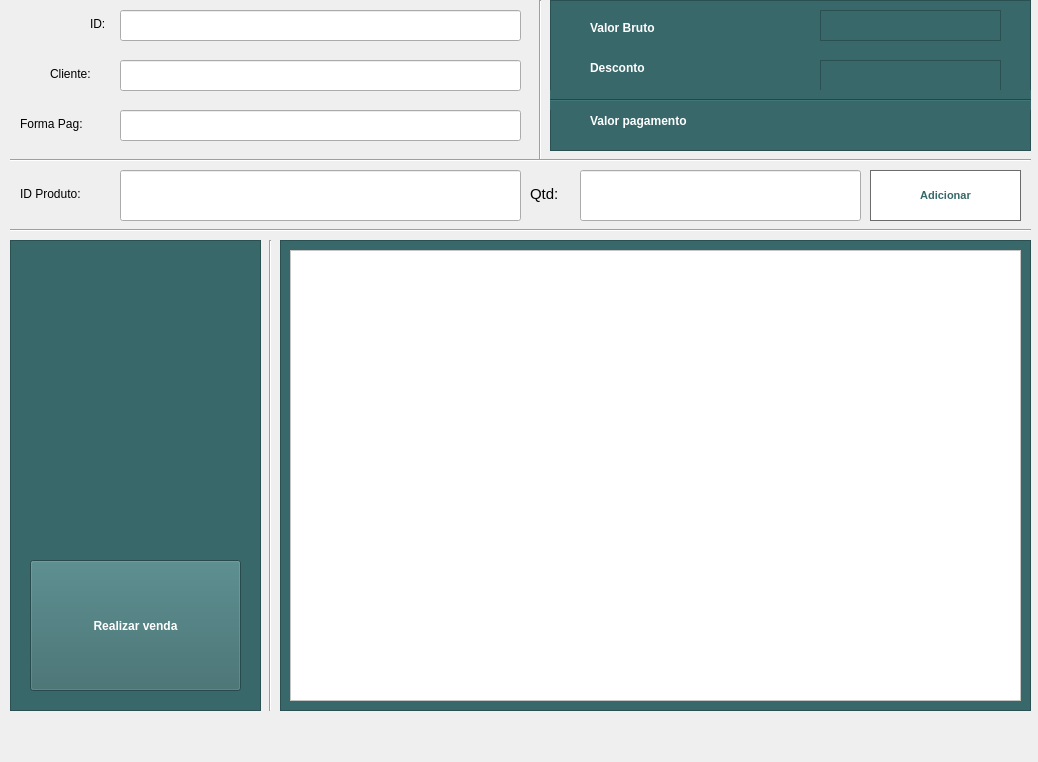
<?xml version="1.0" encoding="UTF-8"?>
<ui version="4.0">
 <class>Form</class>
 <widget class="QWidget" name="Form">
  <property name="geometry">
   <rect>
    <x>0</x>
    <y>0</y>
    <width>1038</width>
    <height>762</height>
   </rect>
  </property>
  <property name="sizePolicy">
   <sizepolicy hsizetype="Fixed" vsizetype="Preferred">
    <horstretch>0</horstretch>
    <verstretch>0</verstretch>
   </sizepolicy>
  </property>
  <property name="windowTitle">
   <string>Form</string>
  </property>
  <widget class="QLabel" name="label_6">
   <property name="geometry">
    <rect>
     <x>50</x>
     <y>60</y>
     <width>61</width>
     <height>28</height>
    </rect>
   </property>
   <property name="styleSheet">
    <string notr="true">font: 11pt &quot;Segoe UI&quot;;</string>
   </property>
   <property name="text">
    <string>Cliente:</string>
   </property>
  </widget>
  <widget class="QLineEdit" name="input_id_funcionario">
   <property name="geometry">
    <rect>
     <x>120</x>
     <y>10</y>
     <width>401</width>
     <height>31</height>
    </rect>
   </property>
  </widget>
  <widget class="QLineEdit" name="input_id_forma_pagamento">
   <property name="geometry">
    <rect>
     <x>120</x>
     <y>110</y>
     <width>401</width>
     <height>31</height>
    </rect>
   </property>
  </widget>
  <widget class="Line" name="line_2">
   <property name="geometry">
    <rect>
     <x>10</x>
     <y>220</y>
     <width>1021</width>
     <height>20</height>
    </rect>
   </property>
   <property name="orientation">
    <enum>Qt::Horizontal</enum>
   </property>
  </widget>
  <widget class="QLabel" name="label_3">
   <property name="geometry">
    <rect>
     <x>90</x>
     <y>10</y>
     <width>21</width>
     <height>28</height>
    </rect>
   </property>
   <property name="styleSheet">
    <string notr="true">font: 11pt &quot;Segoe UI&quot;;</string>
   </property>
   <property name="text">
    <string>ID:</string>
   </property>
  </widget>
  <widget class="QLineEdit" name="input_id_cliente">
   <property name="geometry">
    <rect>
     <x>120</x>
     <y>60</y>
     <width>401</width>
     <height>31</height>
    </rect>
   </property>
  </widget>
  <widget class="QLabel" name="label_10">
   <property name="geometry">
    <rect>
     <x>20</x>
     <y>110</y>
     <width>91</width>
     <height>28</height>
    </rect>
   </property>
   <property name="styleSheet">
    <string notr="true">font: 11pt &quot;Segoe UI&quot;;</string>
   </property>
   <property name="text">
    <string>Forma Pag:</string>
   </property>
  </widget>
  <widget class="QFrame" name="frame">
   <property name="geometry">
    <rect>
     <x>550</x>
     <y>0</y>
     <width>481</width>
     <height>151</height>
    </rect>
   </property>
   <property name="styleSheet">
    <string notr="true">background-color: rgb(56, 104, 106);</string>
   </property>
   <property name="frameShape">
    <enum>QFrame::StyledPanel</enum>
   </property>
   <property name="frameShadow">
    <enum>QFrame::Raised</enum>
   </property>
   <widget class="QFrame" name="frame_valor_bruto">
    <property name="geometry">
     <rect>
      <x>270</x>
      <y>10</y>
      <width>181</width>
      <height>31</height>
     </rect>
    </property>
    <property name="frameShape">
     <enum>QFrame::StyledPanel</enum>
    </property>
    <property name="frameShadow">
     <enum>QFrame::Raised</enum>
    </property>
   </widget>
   <widget class="QFrame" name="frame_valor_desconto">
    <property name="geometry">
     <rect>
      <x>270</x>
      <y>60</y>
      <width>181</width>
      <height>31</height>
     </rect>
    </property>
    <property name="frameShape">
     <enum>QFrame::StyledPanel</enum>
    </property>
    <property name="frameShadow">
     <enum>QFrame::Raised</enum>
    </property>
   </widget>
   <widget class="QLabel" name="label_2">
    <property name="geometry">
     <rect>
      <x>40</x>
      <y>20</y>
      <width>111</width>
      <height>16</height>
     </rect>
    </property>
    <property name="font">
     <font>
      <pointsize>9</pointsize>
      <weight>75</weight>
      <bold>true</bold>
     </font>
    </property>
    <property name="styleSheet">
     <string notr="true">QLabel {color: rgb(255, 255, 255)}</string>
    </property>
    <property name="text">
     <string>Valor Bruto</string>
    </property>
   </widget>
   <widget class="QLabel" name="label_12">
    <property name="geometry">
     <rect>
      <x>40</x>
      <y>60</y>
      <width>71</width>
      <height>16</height>
     </rect>
    </property>
    <property name="font">
     <font>
      <pointsize>9</pointsize>
      <weight>75</weight>
      <bold>true</bold>
     </font>
    </property>
    <property name="styleSheet">
     <string notr="true">QLabel {color: rgb(255, 255, 255)}</string>
    </property>
    <property name="text">
     <string>Desconto</string>
    </property>
   </widget>
   <widget class="QLabel" name="label_13">
    <property name="geometry">
     <rect>
      <x>40</x>
      <y>110</y>
      <width>131</width>
      <height>21</height>
     </rect>
    </property>
    <property name="font">
     <font>
      <pointsize>9</pointsize>
      <weight>75</weight>
      <bold>true</bold>
     </font>
    </property>
    <property name="styleSheet">
     <string notr="true">QLabel {color: rgb(255, 255, 255)}</string>
    </property>
    <property name="text">
     <string>Valor pagamento</string>
    </property>
   </widget>
   <widget class="Line" name="line_3">
    <property name="geometry">
     <rect>
      <x>0</x>
      <y>90</y>
      <width>481</width>
      <height>20</height>
     </rect>
    </property>
    <property name="styleSheet">
     <string notr="true">QLabel {color: rgb(255, 255, 255)}</string>
    </property>
    <property name="orientation">
     <enum>Qt::Horizontal</enum>
    </property>
   </widget>
   <widget class="QLabel" name="label_valor_pagamento">
    <property name="geometry">
     <rect>
      <x>330</x>
      <y>115</y>
      <width>111</width>
      <height>21</height>
     </rect>
    </property>
    <property name="font">
     <font>
      <pointsize>10</pointsize>
     </font>
    </property>
    <property name="text">
     <string/>
    </property>
   </widget>
  </widget>
  <widget class="QFrame" name="frame_5">
   <property name="geometry">
    <rect>
     <x>280</x>
     <y>240</y>
     <width>751</width>
     <height>471</height>
    </rect>
   </property>
   <property name="styleSheet">
    <string notr="true">background-color: rgb(56, 104, 106);</string>
   </property>
   <property name="frameShape">
    <enum>QFrame::StyledPanel</enum>
   </property>
   <property name="frameShadow">
    <enum>QFrame::Raised</enum>
   </property>
   <widget class="QFrame" name="frame_9">
    <property name="geometry">
     <rect>
      <x>10</x>
      <y>10</y>
      <width>731</width>
      <height>451</height>
     </rect>
    </property>
    <property name="styleSheet">
     <string notr="true">background-color: rgb(255, 255, 255);</string>
    </property>
    <property name="frameShape">
     <enum>QFrame::StyledPanel</enum>
    </property>
    <property name="frameShadow">
     <enum>QFrame::Raised</enum>
    </property>
    <widget class="QListWidget" name="listWidget_produto">
     <property name="geometry">
      <rect>
       <x>0</x>
       <y>0</y>
       <width>731</width>
       <height>451</height>
      </rect>
     </property>
     <property name="font">
      <font>
       <pointsize>10</pointsize>
      </font>
     </property>
     <property name="autoFillBackground">
      <bool>false</bool>
     </property>
     <property name="frameShadow">
      <enum>QFrame::Plain</enum>
     </property>
     <property name="showDropIndicator" stdset="0">
      <bool>true</bool>
     </property>
    </widget>
   </widget>
  </widget>
  <widget class="QFrame" name="frame_7">
   <property name="geometry">
    <rect>
     <x>10</x>
     <y>240</y>
     <width>251</width>
     <height>471</height>
    </rect>
   </property>
   <property name="styleSheet">
    <string notr="true">background-color: rgb(56, 104, 106);</string>
   </property>
   <property name="frameShape">
    <enum>QFrame::StyledPanel</enum>
   </property>
   <property name="frameShadow">
    <enum>QFrame::Raised</enum>
   </property>
   <widget class="QPushButton" name="pushButton_venda">
    <property name="geometry">
     <rect>
      <x>20</x>
      <y>320</y>
      <width>211</width>
      <height>131</height>
     </rect>
    </property>
    <property name="font">
     <font>
      <pointsize>9</pointsize>
      <weight>75</weight>
      <bold>true</bold>
      <kerning>true</kerning>
     </font>
    </property>
    <property name="autoFillBackground">
     <bool>false</bool>
    </property>
    <property name="styleSheet">
     <string notr="true">color: rgb(255, 255, 255)</string>
    </property>
    <property name="text">
     <string>Realizar venda</string>
    </property>
   </widget>
  </widget>
  <widget class="Line" name="line_4">
   <property name="geometry">
    <rect>
     <x>260</x>
     <y>240</y>
     <width>20</width>
     <height>471</height>
    </rect>
   </property>
   <property name="font">
    <font>
     <pointsize>20</pointsize>
     <weight>75</weight>
     <bold>true</bold>
    </font>
   </property>
   <property name="orientation">
    <enum>Qt::Vertical</enum>
   </property>
  </widget>
  <widget class="Line" name="line_5">
   <property name="geometry">
    <rect>
     <x>530</x>
     <y>0</y>
     <width>20</width>
     <height>161</height>
    </rect>
   </property>
   <property name="font">
    <font>
     <pointsize>20</pointsize>
     <weight>75</weight>
     <bold>true</bold>
    </font>
   </property>
   <property name="orientation">
    <enum>Qt::Vertical</enum>
   </property>
  </widget>
  <widget class="Line" name="line_6">
   <property name="geometry">
    <rect>
     <x>10</x>
     <y>150</y>
     <width>1021</width>
     <height>20</height>
    </rect>
   </property>
   <property name="orientation">
    <enum>Qt::Horizontal</enum>
   </property>
  </widget>
  <widget class="QLineEdit" name="input_id_produto">
   <property name="geometry">
    <rect>
     <x>120</x>
     <y>170</y>
     <width>401</width>
     <height>51</height>
    </rect>
   </property>
   <property name="text">
    <string notr="true"/>
   </property>
  </widget>
  <widget class="QPushButton" name="pushButton_item_venda">
   <property name="geometry">
    <rect>
     <x>870</x>
     <y>170</y>
     <width>151</width>
     <height>51</height>
    </rect>
   </property>
   <property name="font">
    <font>
     <pointsize>8</pointsize>
     <weight>75</weight>
     <bold>true</bold>
    </font>
   </property>
   <property name="styleSheet">
    <string notr="true">background-color: rgb(255, 255, 255);
color: rgb(56, 104, 106);
border:1px solid rgb(107, 107, 107);
</string>
   </property>
   <property name="text">
    <string notr="true">Adicionar</string>
   </property>
  </widget>
  <widget class="QLabel" name="label_4">
   <property name="geometry">
    <rect>
     <x>20</x>
     <y>180</y>
     <width>91</width>
     <height>28</height>
    </rect>
   </property>
   <property name="styleSheet">
    <string notr="true">font: 11pt &quot;Segoe UI&quot;;</string>
   </property>
   <property name="text">
    <string>ID Produto:</string>
   </property>
  </widget>
  <widget class="QLineEdit" name="input_qtd_produto">
   <property name="geometry">
    <rect>
     <x>580</x>
     <y>170</y>
     <width>281</width>
     <height>51</height>
    </rect>
   </property>
   <property name="text">
    <string notr="true"/>
   </property>
  </widget>
  <widget class="QLabel" name="label_5">
   <property name="enabled">
    <bool>true</bool>
   </property>
   <property name="geometry">
    <rect>
     <x>530</x>
     <y>180</y>
     <width>41</width>
     <height>28</height>
    </rect>
   </property>
   <property name="font">
    <font>
     <family>Segoe UI</family>
     <pointsize>11</pointsize>
     <weight>50</weight>
     <italic>false</italic>
     <bold>false</bold>
    </font>
   </property>
   <property name="styleSheet">
    <string notr="true">font: 11pt &quot;Segoe UI&quot;;</string>
   </property>
   <property name="text">
    <string>Qtd:</string>
   </property>
  </widget>
 </widget>
 <resources/>
 <connections/>
</ui>
